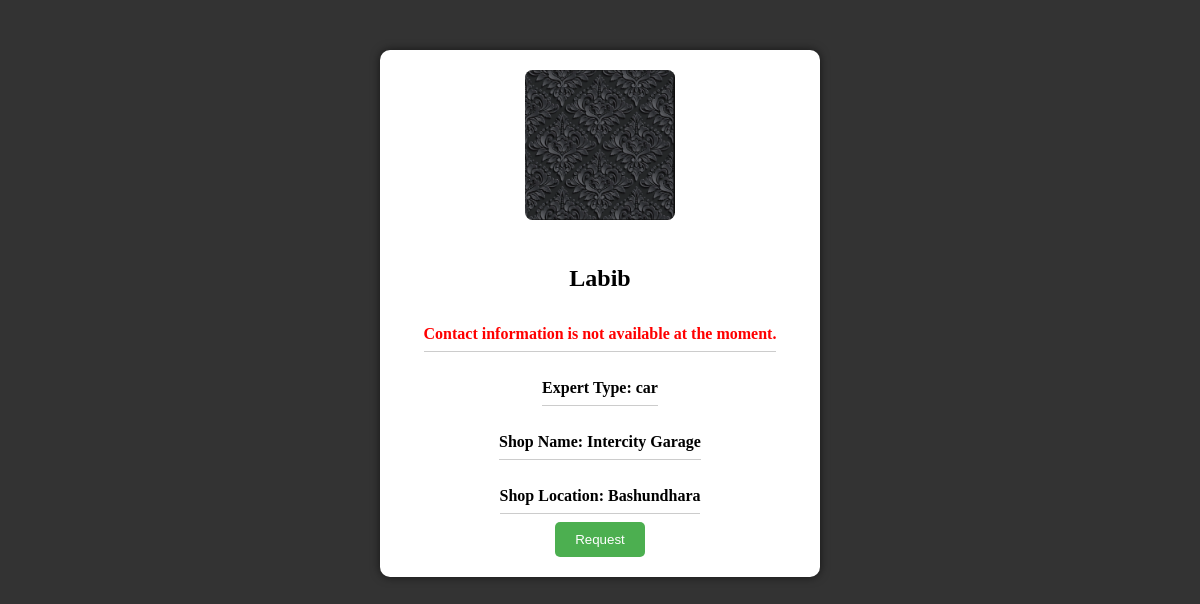
Page /request.php?id=7 (signed in) on the committed database.
### tables this page shows
CREATE TABLE `mechanics` (
  `id` int(6) UNSIGNED NOT NULL,
  `name` varchar(50) NOT NULL,
  `mechanic_email` varchar(50) DEFAULT NULL,
  `contact` varchar(11) NOT NULL,
  `password` varchar(50) NOT NULL,
  `image` varchar(255) DEFAULT NULL,
  `expert_type` varchar(50) NOT NULL,
  `shop_name` varchar(50) NOT NULL,
  `shop_location` varchar(20) DEFAULT NULL,
  `accept_request` enum('YES','NO') DEFAULT 'NO'
);

### request.php (the view, shortened to what this page needs)
<!DOCTYPE html>
<html>
<head>
</head>
<body>
<?php
    $conn = mysqli_connect("localhost", "root", "", "autoshop_db");
    $id = $_GET["id"];
    $sql = "SELECT * FROM mechanics WHERE id = $id";
    $result = mysqli_query($conn, $sql);
    if (mysqli_num_rows($result) > 0) {
        $row = mysqli_fetch_assoc($result);
        echo '<div class="profile-box">';
        echo '<img src="' . $row["image"] . '">';
        echo '<h2>' . $row["name"] . '</h2>';
		if ($row["accept_request"] == "YES") {
        echo '<p>Email:   ' . $row["mechanic_email"] . '</p>';
			echo '<p>Contact:   ' . $row["contact"] . '</p>';
		} else {
			echo '<p class="unavailable">Contact information is not available at the moment.</p>';
		}
        echo '<p>Expert Type:   ' . $row["expert_type"] . '</p>';
        echo '<p>Shop Name:   ' . $row["shop_name"] . '</p>';
        echo '<p>Shop Location:   ' . $row["shop_location"] . '</p>';
        $customer_id = $_SESSION['id'];
        $sql = "SELECT * FROM requests WHERE mechanic_id = $id AND customer_id = $customer_id";
        $result = mysqli_query($conn, $sql);
        if (mysqli_num_rows($result) > 0) {
            echo '<button disabled>Request Sent</button>';
        } else {
echo '<form method="POST">';
echo '<button type="submit" name="request" style="background-color: #4CAF50; color: white; padding: 10px 20px; border: none; border-radius: 5px; cursor: pointer;">Request</button>';
echo '</form>';
}
echo '</div>';
} else {
echo "No mechanic found.";
}
?>

### request.php (style rules this page uses)
body { background-color: #333333; color: #00000; font-family: "Baskerville Old Face", serif; font-size: 16px; line-height: 1.5; margin: 0; padding: 0; }
.profile-box { display: flex; flex-direction: column; align-items: center; background-color: #ffffff; border-radius: 10px; padding: 20px; box-shadow: 0 0 10px rgba(0, 0, 0, 0.6); max-width: 400px; margin: 0 auto; margin-top: 50px; margin-bottom: 50px; }
.profile-box img { width: 150px; height: 150px; border-radius: 5%; object-fit: cover; margin-bottom: 20px; }
.profile-box h2 { margin-bottom: 10px; }
.profile-box p { margin-bottom: 8px; font-weight: bold; padding-bottom: 5px; border-bottom: 1px solid #ccc; }
.profile-box .unavailable { font-weight: bold; color: red; }

### rows in the picture
mechanics: image (picture), name "Labib", expert_type "car", shop_name "Intercity Garage", shop_location "Bashundhara"
